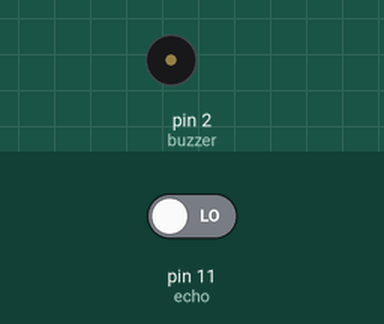
The sketch below on a simulated Arduino Uno, built with avr-gcc and run on an emulated ATmega328P. Parts: buzzer (waves = sounding, pin HIGH). The test bench sets the inputs (shaded band); at power-on: pin 11 (echo) LOW. Pins used as bus, display or sensor lines are not drawn; what the sketch prints to the serial monitor is not drawn.

Above: at 0.5 s.
Timing chart, 0 to 3.0 s (numbered marks = the images above):
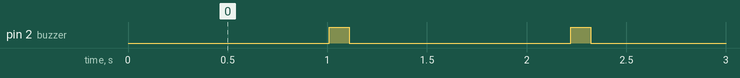

The sketch:

4.5_code.ino
```cpp
#define trigger 12
#define echo 11
#define buzzer 2

void setup() {
  // put your setup code here, to run once:
  Serial.begin(9600);
  pinMode(trigger, OUTPUT);
  pinMode(echo, INPUT);
  pinMode(buzzer, OUTPUT);
}

void loop() {
  // put your main code here, to run repeatedly:
  long duration, distance;
  digitalWrite(trigger, HIGH);
  delay(10);
  digitalWrite(trigger, LOW);
  duration = pulseIn(echo, HIGH);
  distance = duration*0.034/2;
  Serial.println("Distance : ");
  Serial.println(distance);
  if(distance < 10)
  {
    digitalWrite(buzzer, HIGH);
    delay(100);
    digitalWrite(buzzer, LOW);
  }
  delay(100);
}
```

Measured:
- by itself, pin 2 (buzzer): alternates HIGH for 0.10 s and LOW for 1.1 s
